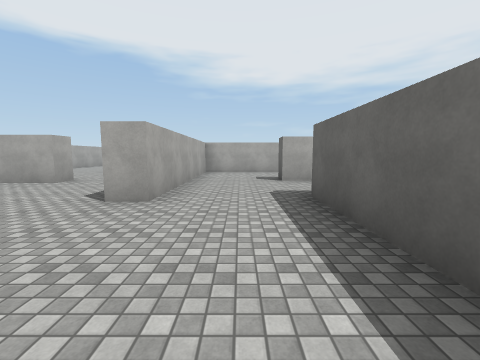
View 1 (above)

24 first-person views from a walk through a 3-D level made in the Unity game engine. The camera is 1.5 m above the floor, tilts 6° down and sees 90° across. The floor is counted in squares, 2.25 m on a side. Each view is taken from the middle of a square. On the plan, view 1 faces up. The plan holds only what a view shows up to about 9 squares ahead; the rest is blank. The player is left out. Surface patterns are stand-ins for the level's own textures.

View 2
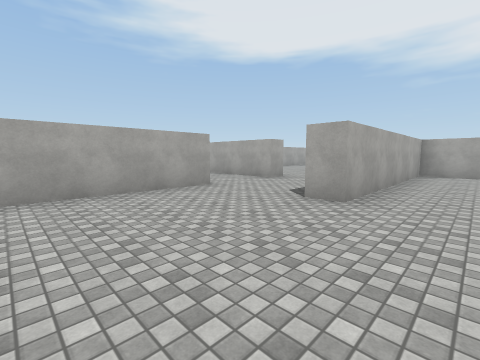

View 3
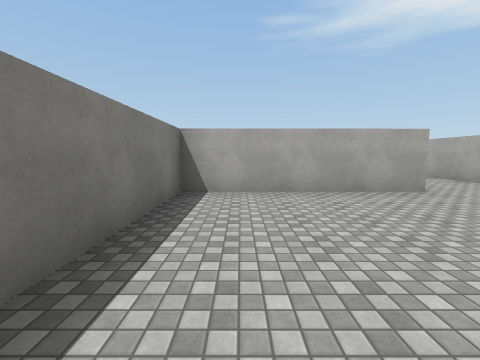

View 4
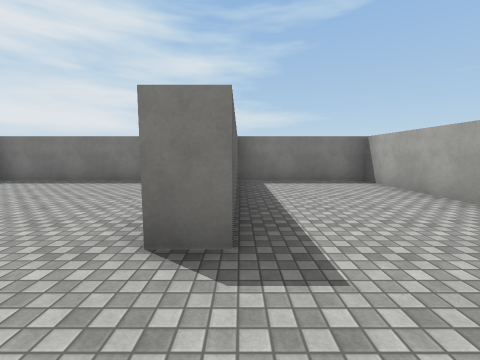

View 5
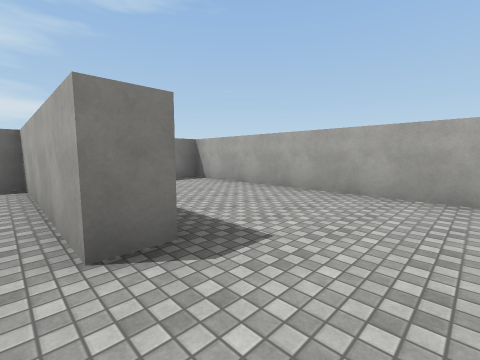

View 6
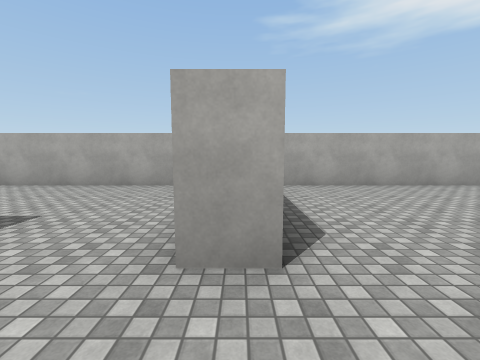

View 7
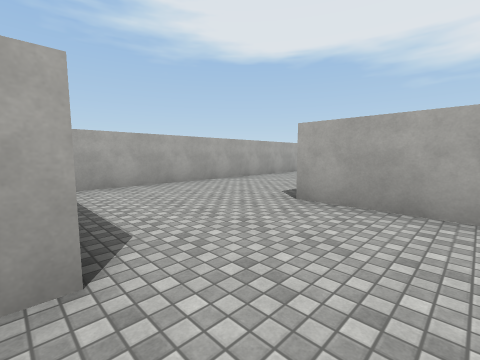

View 8
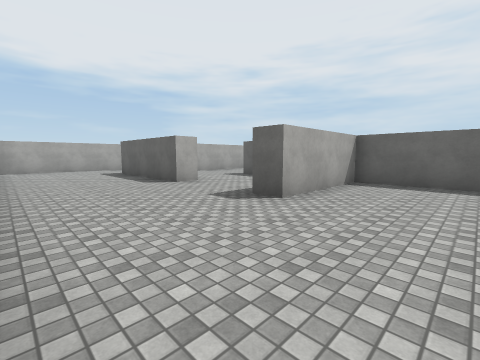

View 9
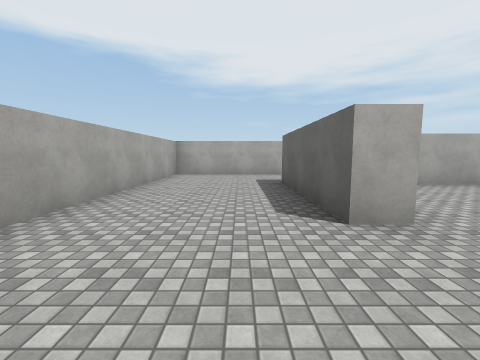

View 10
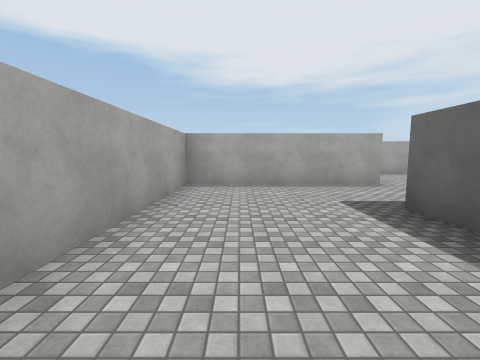

View 11
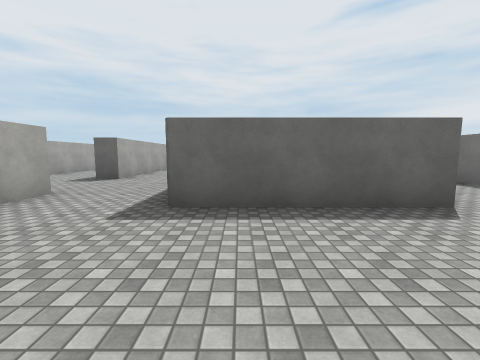

View 12
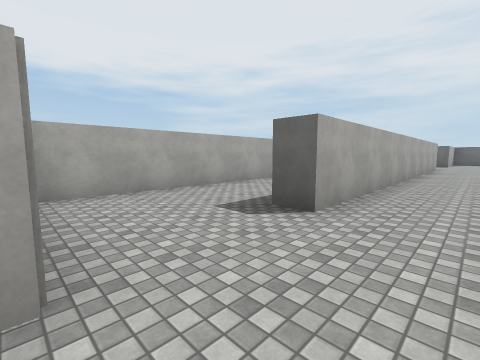

View 13
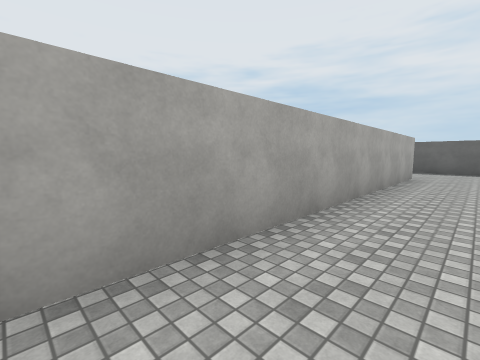

View 14
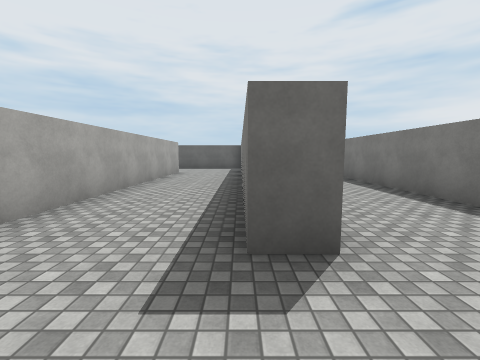

View 15
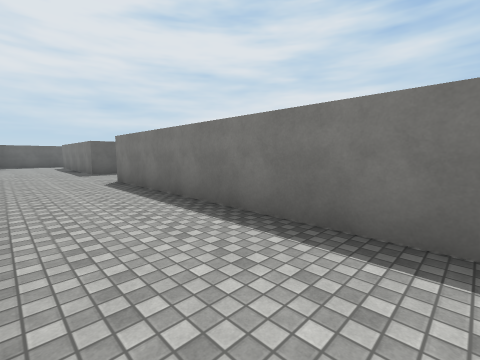

View 16
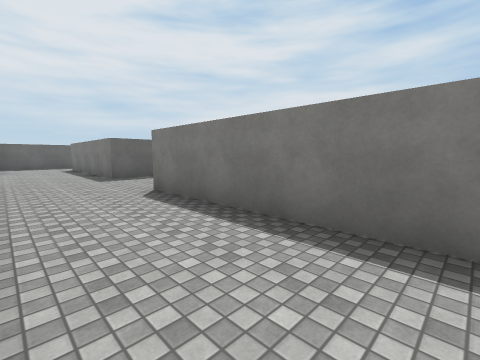

View 17
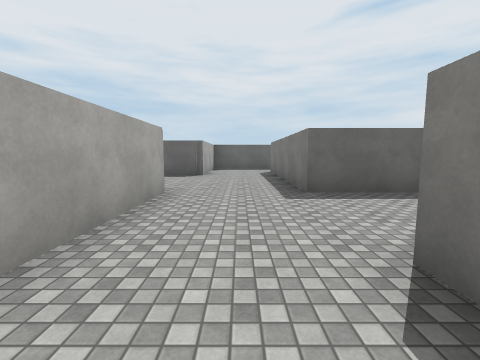

View 18
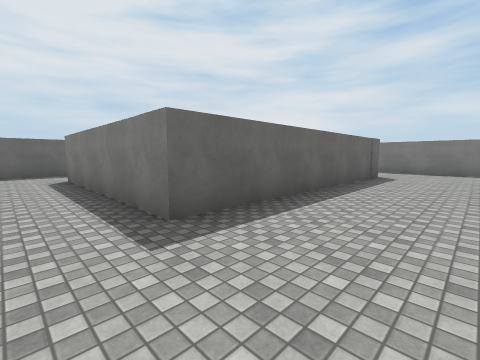

View 19
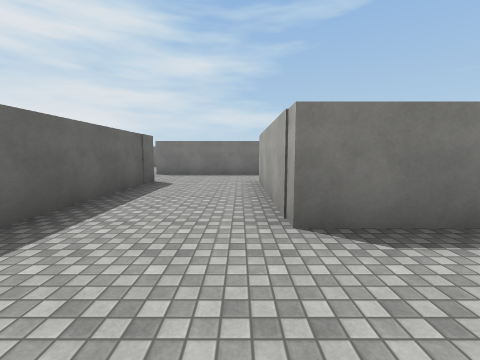

View 20
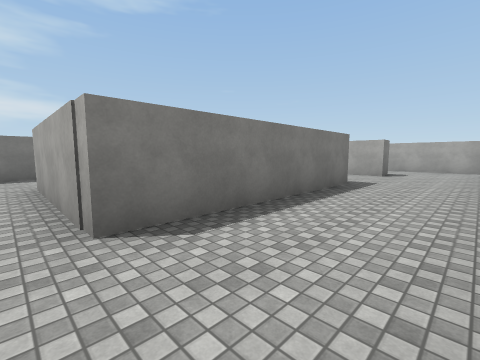

View 21
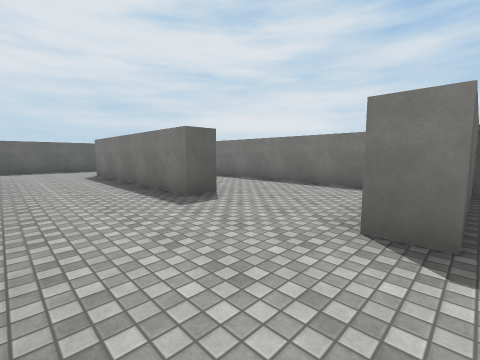

View 22
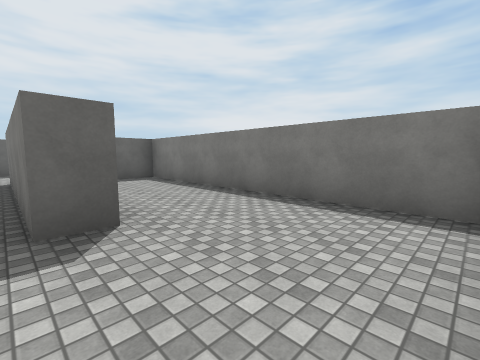

View 23
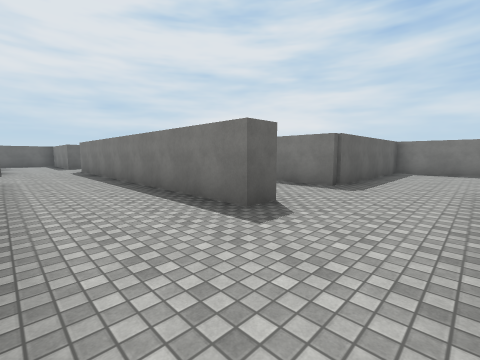

View 24
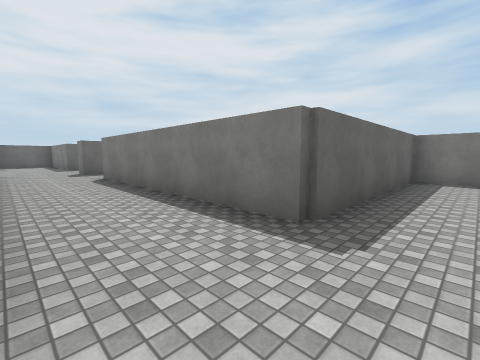

### Floor plan
Points are (right, up) in squares from view 1. A wall is a line through its corners. A room is listed if a view was taken in it or the views show most of it. See-through windows are left out.
Room 1 (views 1, 2, 3, 5)
walls: (-1.3, 3.4) (-2, 3.4); (-4.3, 3.4) (-4.3, -1.1) (1.1, -1.1) (1.1, 4)
ways out: opening at (-5, 4.5) to room 2; opening at (-3.5, 6) to room 3; opening at (-0.5, 4) to room 7
Room 2 (view 4)
walls: (-8.2, 5.1) (-8.2, -1.1) (-4.9, -1.1); (-4.9, 1.3) (-4.9, 3.4) (-4.3, 3.4); (-4.3, 5.6) (-7.2, 5.6)
ways out: opening at (-5, 4.5) to room 1
Room 3 (views 6, 7, 8, 9, 10, 11)
walls: (-5, 12.2) (-5, 16); (-4.3, 6.3) (-4.3, 5.6); (-1.9, 6.9) (-1.9, 9.1) (-5, 9.1) (-5, 9.8); (-5.6, 18.3) (-8.2, 18.3) (-8.2, 6.9)
ways out: opening at (-3.5, 6) to room 1; opening at (-4.5, 17.5) to room 4; opening at (-5, 11.5) to room 6
Room 4 (views 12, 15, 16, 17, 18)
walls: (-0.1, 15.9) (6.5, 15.9); (-3.9, 18.3) (-5.6, 18.3); (9.3, 18.3) (-1.4, 18.3)
ways out: opening at (-4.5, 17.5) to room 3; opening at (-2.5, 19) to room 5; opening at (7.5, 16) to room 6; opening at (9, 17.5)
Room 5 (views 13, 14)
walls: (-1.4, 18.3) (-1.4, 18.9) (0.9, 18.9); (6.1, 21.3) (-3.8, 21.3); (8.8, 20) (8.8, 21.8)
ways out: opening at (-2.5, 19) to room 4
Room 6 (views 19, 20, 21, 22, 23)
walls: (1.4, 12.1) (1.4, 12.9) (6.5, 12.9) (6.5, 9.1); (0, 9.1) (-1.3, 9.1) (-1.3, 6.6); (-1.1, 9.8) (5.9, 9.8) (5.9, 10.9); (-0.6, 15.3) (-2.1, 15.3); (1.1, 6.8) (9.9, 6.8); (-2.9, 9.8) (-1.9, 9.8) (-1.9, 12.9) (-1.3, 12.9) (-1.3, 11.8); (-4.2, 12.2) (-5, 12.2); (-4.3, 15) (-4.3, 13.5); (9.2, 8.9) (9.2, 15.9)
ways out: opening at (-5, 11.5) to room 3; opening at (7.5, 16) to room 4; opening at (-0.5, 7) to room 7; opening at (9, 8)
Room 7 (view 24)
walls: (1.9, 6.2) (1.1, 6.2) (1.1, 6.8); (1.1, 4) (7.5, 4); (9.2, 3.4) (9.2, 4); (-1.3, 6.6) (-1.3, 3.4)
ways out: opening at (-0.5, 4) to room 1; opening at (-0.5, 7) to room 6; opening at (8, 4); opening at (9, 5.5)

Positions as (right, up) in squares from view 1, and headings:
1: (0, 0), facing up
2: (0, 0), facing up-left
3: (0, 0), facing left
4: (-5, 5), facing down
5: (-4, 5), facing down-left
6: (-3, 6), facing left
7: (-3, 6), facing up-left
8: (-8, 7), facing up-right
9: (-6, 10), facing up
10: (-7, 13), facing up
11: (-8, 15), facing right
12: (-4, 17), facing up-right
13: (-2, 20), facing up-right
14: (-3, 19), facing right
15: (0, 18), facing down-right
16: (2, 18), facing down-right
17: (5, 17), facing right
18: (7, 17), facing down-right
19: (7, 15), facing down
20: (7, 15), facing down-left
21: (-2, 15), facing down-right
22: (-1, 13), facing down-right
23: (-1, 9), facing down-right
24: (0, 6), facing down-right
